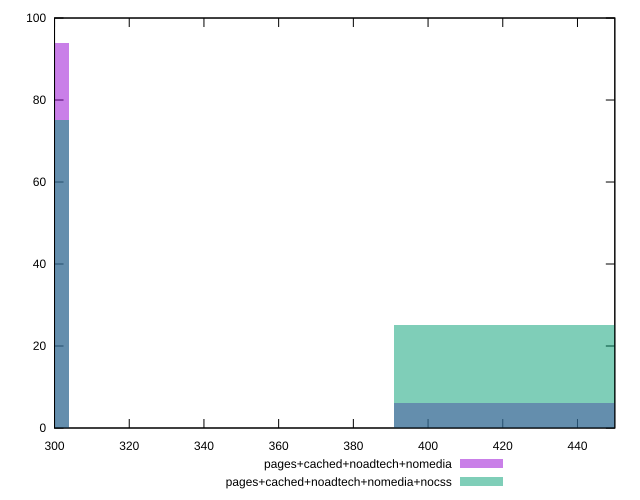

Generate this figure with gnuplot:
reset

$pagesCachedNoadtechNomedia <<EOF
260.5470210044081 94
434.24503500734687 6
EOF

$pagesCachedNoadtechNomediaNocss <<EOF
260.5470210044081 75
434.24503500734687 25
EOF

set key outside below
set boxwidth 86.84900700146937
set xrange [300:450]
set yrange [0:100]
set trange [0:100]
set style fill transparent solid 0.5 noborder
set terminal svg size 640, 500 enhanced background rgb 'white'
set output "report_00009_2021-02-08T22-37-41.559Z/uses-text-compression/comparison/histogram/3_vs_4.svg"

plot $pagesCachedNoadtechNomedia title "pages+cached+noadtech+nomedia" with boxes, \
     $pagesCachedNoadtechNomediaNocss title "pages+cached+noadtech+nomedia+nocss" with boxes

reset
